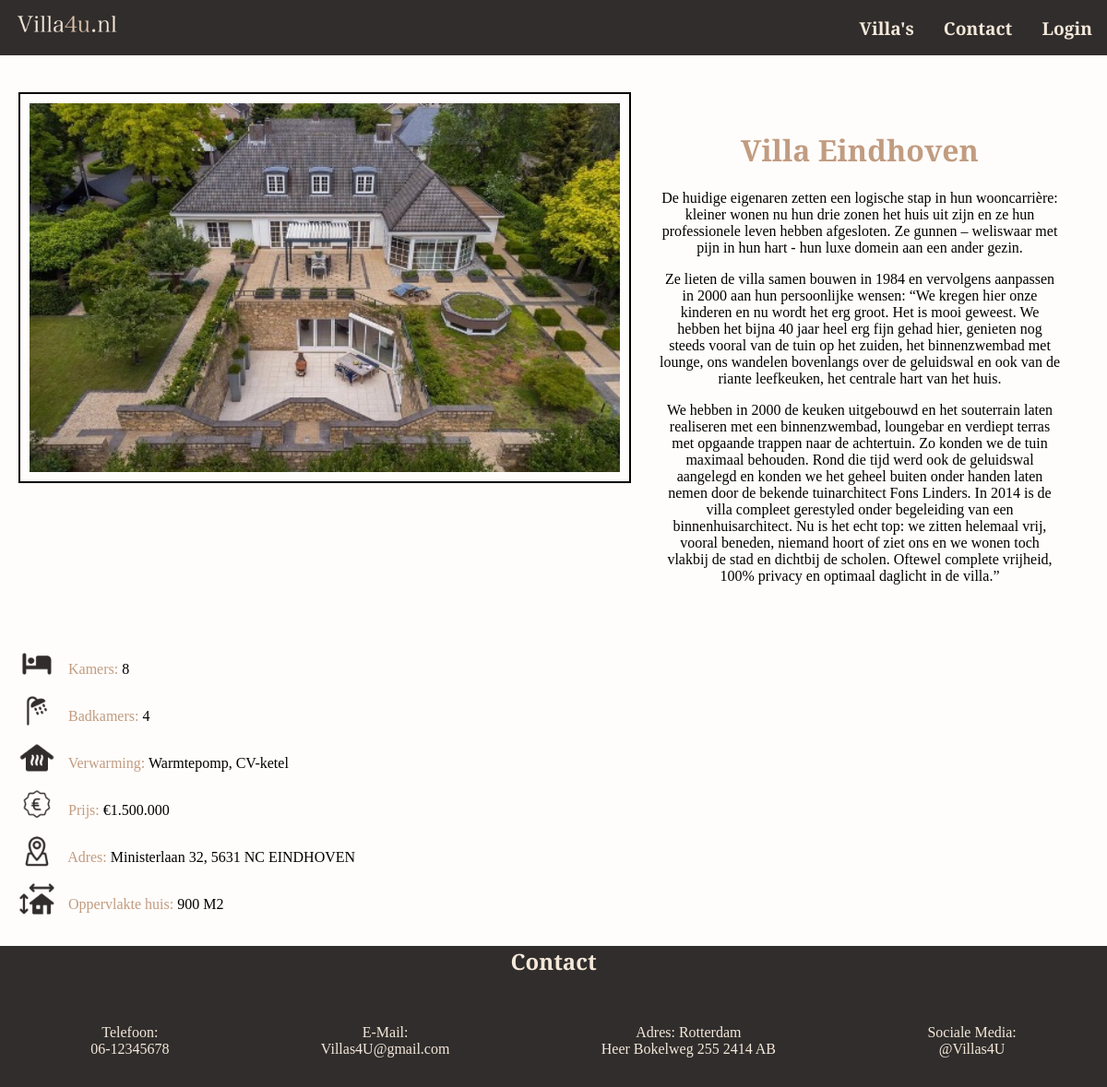
Screenshot of /villa.php?villa=4 with the database file from the repository.
### tables this page shows
CREATE TABLE "villas"
(
    id          INTEGER
        constraint table_name_pk
            primary key,
    name        TEXT,
    description TEXT,
    price       REAL,
    thumbnail   TEXT,
    banner      TEXT
, photopath TEXT, "description0" TEXT, "description1" TEXT, "adres" TEXT, "rooms" TEXT, "bathrooms" TEXT, "temp" TEXT, "size" TEXT, "img1" TEXT, "img2" TEXT, "img3" TEXT, "img4" TEXT, "img5" TEXT, "img6" TEXT, "arrow" TEXT);

### utils/database.php (called while the page is built)
<?php
$db = new SQLite3("villa.sqlite");
function get_villa($id) {
    global $db;
    $villas = $db->prepare("SELECT * FROM villas WHERE villas.id = :id");
    $villas->bindValue(":id", $id);
    return $villas->execute()->fetchArray();
}

### villa.php (the view, shortened to what this page needs)
<?php
    require("utils/authenticate.php");
    require("utils/database.php");
    if(isset($_GET['villa'])) {
        $villa = get_villa($_GET['villa']);
    } else {
        echo "bruh";
        return;
    }
?>
<!doctype html>
<html lang="en">
<head>
    <link rel="stylesheet" href="css/headerfooter.css">
    <link rel="stylesheet" href="css/villalist.css">
    <link rel="stylesheet" href="css/villa.css">
</head>
<body>
    <?php
        require("utils/header.php")
    ?>
    <main>
        <div class="flexbox">
            <div class="img">
                <img src="<?=$villa['photopath']?>" alt="">
            </div>
            <div class="text">
                <h1><?=$villa['name']?></h1>
                <p>
                    <p><?= $villa['description'] ?></p>
                    <p><?= $villa['description0'] ?></p>
                    <p><?= $villa['description1'] ?></p>
                </p>
            </div>
        </div>
        <div class="flexbox1">
            <div class="info">
                    <p><img src="image/info/bedroom.png" alt="Kamer"> <a class="infotext">Kamers: </a><?=$villa['rooms']?></p>
                    <p><img src="image/info/bathroom.png" alt="Badkamer"> <a class="infotext">Badkamers: </a><?=$villa['bathrooms']?></p>
                    <p><img src="image/info/heat.png" alt="Verwarming"> <a class="infotext">Verwarming: </a><?=$villa['temp']?></p>
                    <p><img src="image/info/price.png" alt="Prijs"> <a class="infotext">Prijs: </a><?=$villa['price']?></p>
                    <p><img src="image/info/location.png" alt="Adres"> <a class="infotext">Adres: </a><?=$villa['adres']?></p>
                    <p><img src="image/info/m3.png" alt="Opp.vlakte huis"> <a class="infotext">Oppervlakte huis: </a><?=$villa['size']?></p>
                </div>
        </div>
    </main>
    <?php
        require("utils/footer.php")
    ?>
</body>
</html>

### css/headerfooter.css (style rules this page uses)
body { margin: 0; min-height: 100vh; font-family: 'EB Garamond', serif; background-color: #fffdfb; max-width: 100%; }

### css/villa.css (style rules this page uses)
main h1 { color: #c19c81; text-align: center; }
main { padding-left: 20px; padding-right: 20px; }
main img { width: 80vh; }
.img { border: 2px solid black; padding: 10px; max-height: 400px; }
.img img { height: 100%; }
.flexbox { display: flex; margin-top: 40px; }
.text h1 { color: #c19c81; text-align: center; }
.text { margin-top: 20px; padding-left: 30px; padding-right: 30px; text-align: center; }
.flexbox1 { display: flex; margin-top: 40px; }
.info { text-align: left; }
.info p { margin-top: 10px; }
.info p img { max-width: 40px; margin-bottom: -9px; margin-right: 10px; }
.infotext { color: #c19c81; }

### rows the page displays
villas: photopath (picture), name "Villa Eindhoven", description "De huidige eigenaren zetten een logische stap in hun wooncarrière: kleiner wonen nu hun drie zonen het huis uit zijn en ze hun professionele leven hebben afgesloten. Ze gunnen – weliswaar met pijn in hun hart - hun luxe domein aan een ander gezin.", description0 "Ze lieten de villa samen bouwen in 1984 en vervolgens aanpassen in 2000 aan hun persoonlijke wensen: “We kregen hier onze kinderen en nu wordt het erg groot. Het is mooi geweest. We hebben het bijna 40 jaar heel erg fijn gehad hier, genieten nog steeds vooral van de tuin op het zuiden, het binnenzwembad met lounge, ons wandelen bovenlangs over de geluidswal en ook van de riante leefkeuken, het centrale hart van het huis.", description1 "We hebben in 2000 de keuken uitgebouwd en het souterrain laten realiseren met een binnenzwembad, loungebar en verdiept terras met opgaande trappen naar de achtertuin. Zo konden we de tuin maximaal behouden. Rond die tijd werd ook de geluidswal aangelegd en konden we het geheel buiten onder handen laten nemen door de bekende tuinarchitect Fons Linders. In 2014 is de villa compleet gerestyled onder begeleiding van een binnenhuisarchitect. Nu is het echt top: we zitten helemaal vrij, vooral beneden, niemand hoort of ziet ons en we wonen toch vlakbij de stad en dichtbij de scholen. Oftewel complete vrijheid, 100% privacy en optimaal daglicht in de villa.”", rooms "8", bathrooms "4", temp "Warmtepomp, CV-ketel", price "€1.500.000", adres "Ministerlaan 32, 5631 NC EINDHOVEN", size "900 M2"
